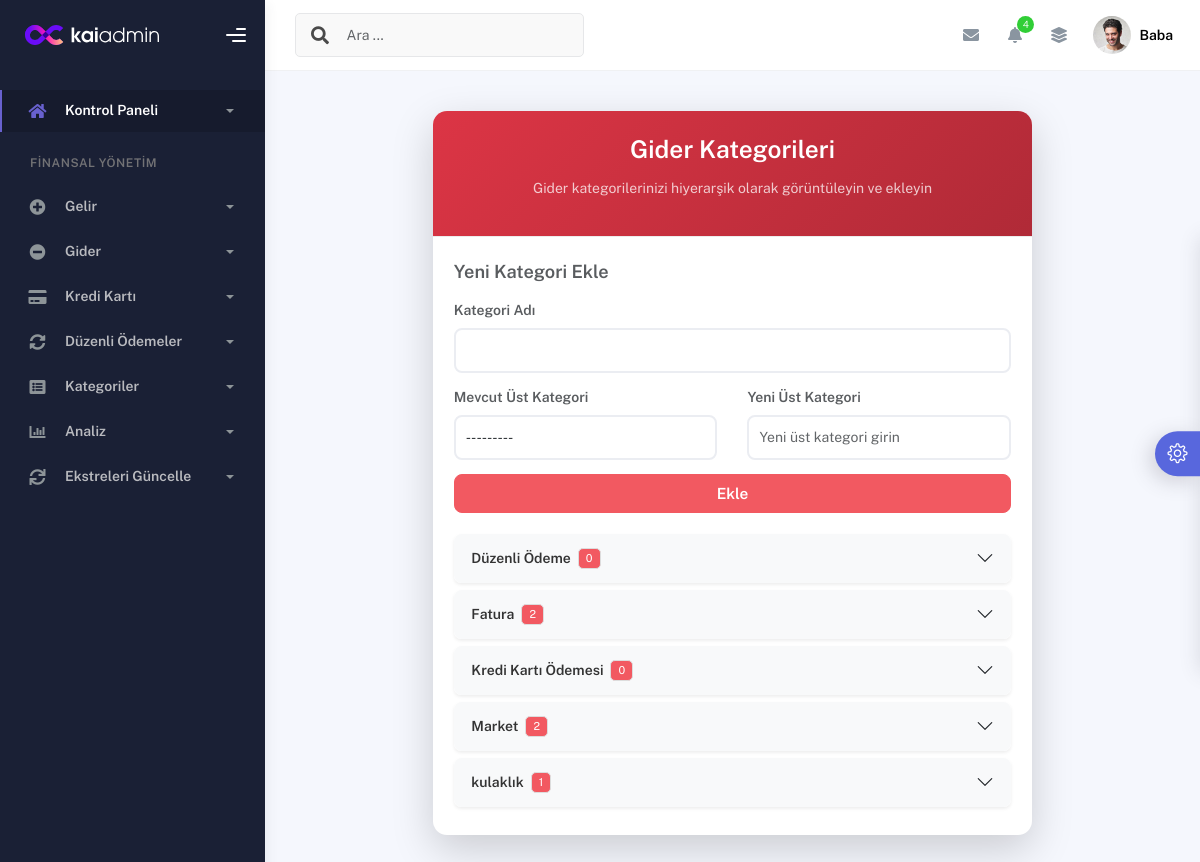
Page /gider-kategori-listesi/ (signed in) on the committed database.
### finans/models.py (models this page shows)
class GiderKategori(models.Model):
    isim = models.CharField(max_length=100)
    üst_kategori = models.ForeignKey('self', null=True, blank=True, on_delete=models.CASCADE)
    def __str__(self):
        return self.isim

### finans/views.py (the view)
# urls.py: path('gider-kategori-listesi/', views.gider_kategori_listesi, name='gider_kategori_listesi'),  # Yeni rota
@login_required
def gider_kategori_listesi(request):
    if request.method == 'POST':
        form = GiderKategoriForm(request.POST)
        if form.is_valid():
            form.save()
            messages.success(request, 'Gider kategorisi başarıyla eklendi!')
            return redirect('finans:gider_kategori_listesi')
    else:
        form = GiderKategoriForm()
    ust_kategoriler = GiderKategori.objects.filter(üst_kategori__isnull=True).order_by('isim')
    kategori_hiyerarsi = {ust: GiderKategori.objects.filter(üst_kategori=ust).order_by('isim') for ust in ust_kategoriler}
    context = {
        'kategori_hiyerarsi': kategori_hiyerarsi,
        'form': form,
    }
    return render(request, 'finans/gider_kategori_listesi.html', context)

### finans/forms.py (shortened to what this page needs)
class GiderKategoriForm(forms.ModelForm):
    üst_kategori_adı = forms.CharField(
        max_length=100,
        required=False,
        label="Yeni Üst Kategori Adı (İsteğe Bağlı)",
        widget=forms.TextInput(attrs={'class': 'form-control', 'placeholder': 'Yeni üst kategori girin'}),
    )
    class Meta:
        model = GiderKategori
        fields = ['isim', 'üst_kategori']
        widgets = {
            'isim': forms.TextInput(attrs={'class': 'form-control'}),
            'üst_kategori': forms.Select(attrs={'class': 'form-control'}),
        }
    class Meta:
        model = GiderKategori
        fields = ['isim', 'üst_kategori']
        widgets = {
            'isim': forms.TextInput(attrs={'class': 'form-control'}),
            'üst_kategori': forms.Select(attrs={'class': 'form-control'}),
        }

### templates/finans/gider_kategori_listesi.html (shortened to what this page needs)
{% extends "finans/ana.html" %}
{% load static %}
{% block content %}
<div class="container my-5">
    <div class="row justify-content-center">
        <div class="col-12 col-md-10 col-lg-8">
            <div class="card shadow-lg border-0 rounded-4">
                <div class="card-header bg-gradient-danger text-white text-center py-4 rounded-top-4">
                    <h2 class="mb-0 fs-3 fw-bold">Gider Kategorileri</h2>
                    <p class="mt-2 fs-6 opacity-75">Gider kategorilerinizi hiyerarşik olarak görüntüleyin ve ekleyin</p>
                </div>
                <div class="card-body p-4">
                    <div class="mb-4">
                        <h5 class="fw-semibold text-muted mb-3">Yeni Kategori Ekle</h5>
                        <form method="POST" class="needs-validation" novalidate>
                            <div class="row g-3">
                                <div class="col-12">
                                    <label for="id_isim" class="form-label fw-semibold text-muted">Kategori Adı</label>
                                    {{ form.isim }}
                                </div>
                                <div class="col-md-6">
                                    <label for="id_üst_kategori" class="form-label fw-semibold text-muted">Mevcut Üst Kategori</label>
                                    {{ form.üst_kategori }}
                                </div>
                                <div class="col-md-6">
                                    <label for="id_üst_kategori_adı" class="form-label fw-semibold text-muted">Yeni Üst Kategori</label>
                                    {{ form.üst_kategori_adı }}
                                </div>
                                <div class="col-12">
                                    <button type="submit" class="btn btn-danger w-100 py-2 fw-semibold">Ekle</button>
                                </div>
                            </div>
                        </form>
                    </div>
                    {% if kategori_hiyerarsi %}
                        <div class="accordion" id="giderKategoriAccordion">
                            {% for ust_kategori, alt_kategoriler in kategori_hiyerarsi.items %}
                                <div class="accordion-item border-0 mb-2 rounded-3 shadow-sm">
                                    <h2 class="accordion-header" id="heading_{{ ust_kategori.id }}">
                                        <button class="accordion-button collapsed fw-semibold" type="button" data-bs-toggle="collapse" data-bs-target="#collapse_{{ ust_kategori.id }}" aria-expanded="false" aria-controls="collapse_{{ ust_kategori.id }}">
                                            {{ ust_kategori.isim }}
                                            <span class="badge bg-danger ms-2">{{ alt_kategoriler.count }}</span>
                                        </button>
                                    </h2>
                                </div>
                            {% endfor %}
                        </div>
                    {% else %}
                        <div class="alert alert-warning text-center">
                            Henüz gider kategorisi eklenmemiş.
                        </div>
                    {% endif %}
                </div>
            </div>
        </div>
    </div>
</div>
{% endblock %}

### templates/finans/ana.html (shortened to what this page needs)
{% load static %}
<!DOCTYPE html>
<html lang="tr">
  <head>
    <link rel="stylesheet" href="{% static 'css/bootstrap.min.css' %}" />
    <link rel="stylesheet" href="{% static 'css/plugins.min.css' %}" />
    <link rel="stylesheet" href="{% static 'css/kaiadmin.min.css' %}" />
    <link rel="stylesheet" href="{% static 'css/demo.css' %}" />
  </head>
  <body>
    <div class="wrapper">
      <div class="sidebar" data-background-color="dark">
        <div class="sidebar-logo">
          <div class="logo-header" data-background-color="dark">
            <a href="#" class="logo">
              <img
                src="{% static 'img/kaiadmin/logo_light.svg' %}"
                alt="navbar markası"
                class="navbar-brand"
                height="20"
              />
            </a>
            <div class="nav-toggle">
              <button class="btn btn-toggle toggle-sidebar">
                <i class="gg-menu-right"></i>
              </button>
            </div>
          </div>
        </div>
        <div class="sidebar-wrapper scrollbar scrollbar-inner">
          <div class="sidebar-content">
            <ul class="nav nav-secondary">
              <li class="nav-item active">
                <a data-bs-toggle="collapse" href="#kontrol-paneli" class="collapsed" aria-expanded="false">
                  <i class="fas fa-home"></i>
                  <p>Kontrol Paneli</p>
                  <span class="caret"></span>
                </a>
              </li>
              <li class="nav-section">
                <h4 class="text-section">Finansal Yönetim</h4>
              </li>
              <li class="nav-item">
                <a data-bs-toggle="collapse" href="#gelir">
                  <i class="fas fa-plus-circle"></i>
                  <p>Gelir</p>
                  <span class="caret"></span>
                </a>
              </li>
              <li class="nav-item">
                <a data-bs-toggle="collapse" href="#gider">
                  <i class="fas fa-minus-circle"></i>
                  <p>Gider</p>
                  <span class="caret"></span>
                </a>
              </li>
              <li class="nav-item">
                <a data-bs-toggle="collapse" href="#kredi-karti">
                  <i class="fas fa-credit-card"></i>
                  <p>Kredi Kartı</p>
                  <span class="caret"></span>
                </a>
              </li>
              <li class="nav-item">
                <a data-bs-toggle="collapse" href="#duzenli-odeme">
                  <i class="fas fa-sync-alt"></i>
                  <p>Düzenli Ödemeler</p>
                  <span class="caret"></span>
                </a>
              </li>
              <li class="nav-item">
                <a data-bs-toggle="collapse" href="#kategoriler">
                  <i class="fas fa-list-alt"></i>
                  <p>Kategoriler</p>
                  <span class="caret"></span>
                </a>
              </li>
              <li class="nav-item">
                <a data-bs-toggle="collapse" href="#analiz">
                  <i class="fas fa-chart-bar"></i>
                  <p>Analiz</p>
                  <span class="caret"></span>
                </a>
              </li>
              <li class="nav-item">
                <a data-bs-toggle="collapse" href="#ekstre-guncelle">
                  <i class="fas fa-sync"></i>
                  <p>Ekstreleri Güncelle</p>
                  <span class="caret"></span>
                </a>
              </li>
            </ul>
          </div>
        </div>
      </div>
      <div class="main-panel">
        <div class="main-header">
          <nav
            class="navbar navbar-header navbar-header-transparent navbar-expand-lg border-bottom"
          >
            <div class="container-fluid">
              <nav
                class="navbar navbar-header-left navbar-expand-lg navbar-form nav-search p-0 d-none d-lg-flex"
              >
                <div class="input-group">
                  <div class="input-group-prepend">
                    <button type="submit" class="btn btn-search pe-1">
                      <i class="fa fa-search search-icon"></i>
                    </button>
                  </div>
                  <input
                    type="text"
                    placeholder="Ara ..."
                    class="form-control"
                  />
                </div>
              </nav>
              <ul class="navbar-nav topbar-nav ms-md-auto align-items-center">
                <li class="nav-item topbar-icon dropdown hidden-caret">
                  <a
                    class="nav-link dropdown-toggle"
                    href="#"
                    id="messageDropdown"
                    role="button"
                    data-bs-toggle="dropdown"
                    aria-haspopup="true"
                    aria-expanded="false"
                  >
                    <i class="fa fa-envelope"></i>
                  </a>
                </li>
                <li class="nav-item topbar-icon dropdown hidden-caret">
                  <a
                    class="nav-link dropdown-toggle"
                    href="#"
                    id="notifDropdown"
                    role="button"
                    data-bs-toggle="dropdown"
                    aria-haspopup="true"
                    aria-expanded="false"
                  >
                    <i class="fa fa-bell"></i>
                    <span class="notification">4</span>
                  </a>
                </li>
                <li class="nav-item topbar-icon dropdown hidden-caret">
                  <a
                    class="nav-link"
                    data-bs-toggle="dropdown"
                    href="#"
                    aria-expanded="false"
                  >
                    <i class="fas fa-layer-group"></i>
                  </a>
                </li>
                <li class="nav-item topbar-user dropdown hidden-caret">
                  <a
                    class="dropdown-toggle profile-pic"
                    data-bs-toggle="dropdown"
                    href="#"
                    aria-expanded="false"
                  >
                    <div class="avatar-sm">
                      <img
                        src="{% static 'img/profile.jpg' %}"
                        alt="..."
                        class="avatar-img rounded-circle"
                      />
                    </div>
                    <span class="profile-username">
                      <span class="fw-bold">{{ request.user.username }}</span>
                    </span>
                  </a>
                </li>
              </ul>
            </div>
          </nav>
        </div>
        <div class="container">
          {% block content %}{% endblock content %}
        </div>
      </div>
      <div class="custom-template">
        <div class="custom-toggle">
          <i class="icon-settings"></i>
        </div>
      </div>
    </div>
  </body>
</html>

### static/css/demo.css (style rules this page uses)
.custom-template { position: fixed; top: 50%; transform: translateY(-50%); right: -325px; width: 325px; height: max-content; display: block; z-index: 1; background: #ffffff; transition: all .3s; z-index: 1003; box-shadow: -1px 1px 20px rgba(69, 65, 78, 0.15); border-top-left-radius: 5px; border-bottom-left-radius: 5px; transition: all .5s; }
.custom-template .custom-toggle { position: absolute; width: 45px; height: 45px; background: #5867dd; top: 50%; left: -45px; transform: translateY(-50%); display: flex; align-items: center; justify-content: center; text-align: center; border-top-left-radius: 30px; border-bottom-left-radius: 30px; cursor: pointer; color: #ffffff; box-shadow: -5px 5px 20px rgba(69, 65, 78, 0.21); }
.custom-template .custom-toggle i { font-size: 20px; animation: 1.3s spin linear infinite; }

### templates/finans/gider_kategori_listesi.html (style rules this page uses)
.bg-gradient-danger { background: linear-gradient(135deg, #dc3545, #b02a37); }
.card { transition: transform 0.2s ease-in-out; }
.accordion-button { background-color: #f8f9fa; color: #333; border-radius: 8px !important; }
.accordion-item { background-color: #fff; }
.form-control, .form-select { border-radius: 8px; padding: 10px; font-size: 1rem; }
.btn-danger { border-radius: 8px; font-size: 1.1rem; }

### rows in the picture
GiderKategori: isim "Düzenli Ödeme", count "0"
GiderKategori: isim "Fatura", count "2"
GiderKategori: isim "Kredi Kartı Ödemesi", count "0"
GiderKategori: isim "Market", count "2"
GiderKategori: isim "kulaklık", count "1"

### other values in the picture
{{ request.user.username }} "Baba"
